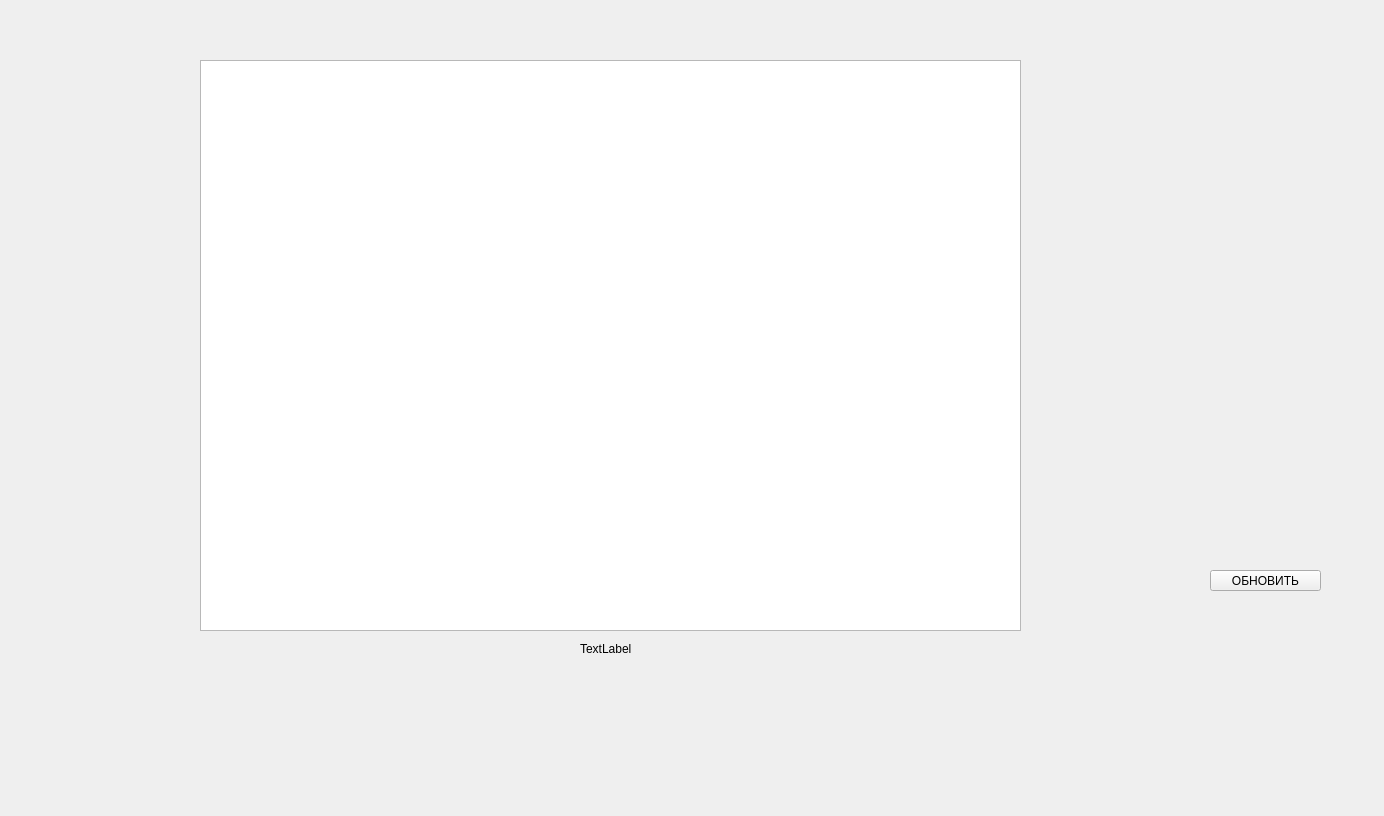
<?xml version="1.0" encoding="UTF-8"?>
<ui version="4.0">
 <class>FormTable</class>
 <widget class="QWidget" name="FormTable">
  <property name="geometry">
   <rect>
    <x>0</x>
    <y>0</y>
    <width>1384</width>
    <height>816</height>
   </rect>
  </property>
  <property name="windowTitle">
   <string>Form</string>
  </property>
  <widget class="QTableView" name="tableView">
   <property name="geometry">
    <rect>
     <x>200</x>
     <y>60</y>
     <width>821</width>
     <height>571</height>
    </rect>
   </property>
  </widget>
  <widget class="QWidget" name="verticalLayoutWidget">
   <property name="geometry">
    <rect>
     <x>0</x>
     <y>50</y>
     <width>191</width>
     <height>581</height>
    </rect>
   </property>
   <layout class="QVBoxLayout" name="verticalLayout"/>
  </widget>
  <widget class="QWidget" name="verticalLayoutWidget_2">
   <property name="geometry">
    <rect>
     <x>1030</x>
     <y>90</y>
     <width>301</width>
     <height>471</height>
    </rect>
   </property>
   <layout class="QVBoxLayout" name="verticalLayout_2"/>
  </widget>
  <widget class="QWidget" name="verticalLayoutWidget_3">
   <property name="geometry">
    <rect>
     <x>1060</x>
     <y>560</y>
     <width>111</width>
     <height>41</height>
    </rect>
   </property>
   <layout class="QVBoxLayout" name="verticalLayout_3"/>
  </widget>
  <widget class="QLabel" name="labelTable">
   <property name="geometry">
    <rect>
     <x>580</x>
     <y>640</y>
     <width>101</width>
     <height>17</height>
    </rect>
   </property>
   <property name="text">
    <string>TextLabel</string>
   </property>
  </widget>
  <widget class="QPushButton" name="pushUpdate">
   <property name="geometry">
    <rect>
     <x>1210</x>
     <y>570</y>
     <width>111</width>
     <height>21</height>
    </rect>
   </property>
   <property name="text">
    <string>ОБНОВИТЬ</string>
   </property>
  </widget>
 </widget>
 <resources/>
 <connections/>
</ui>
